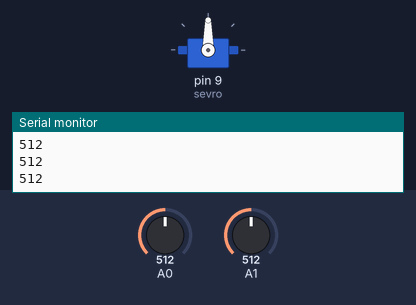
Simulated run of this sketch. Board: Arduino Uno, built with avr-gcc and run on an emulated ATmega328P. Shown: servo, the last lines printed to the serial monitor. The inputs (shaded band) are chosen by the test bench; at power-on: A0 = 512, A1 = 512.

Above: at 1.2 s.
1.3 s: A0 set to 586
2.8 s: A0 set to 608
At 3.47 s:
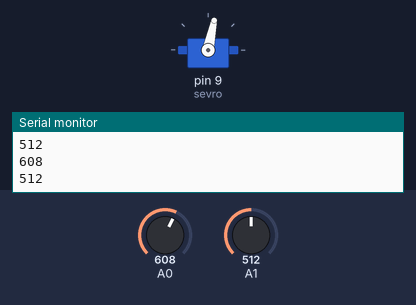
At 7.3 s:
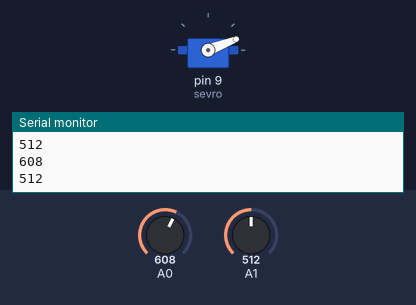
Timing chart, 0 to 8.8 s (numbered marks = the images above; inputs shaded):
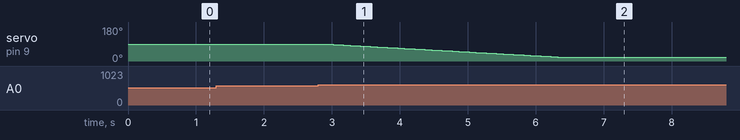

The sketch:

ay_i_e_i.ino
```cpp
#include<Servo.h>  //We're adding servo library.
int a =90;

Servo sevro;  //We assign a name for servo.

void setup() {
  Serial.begin(9600);
  sevro.attach(9);

  sevro.write(90);  //We're set the angle of the servo to 90.

}

void loop() {
  int ldr1 = analogRead(A0);  //We assign a name for Analog 0.
  Serial.println(ldr1);       //We're priting ldr1's value to serial port.
  int ldr2 = analogRead(A1);  //We assign a name for Analog 1.
  Serial.println(ldr2);      //We're priting ldr2's value to serial port.
  delay(100);


  if(ldr1 > 600 && ldr2 < 920){  //If ldr1's value is more than 600, we're set the angle of the servo to 20. You should set these values according to light power.
    while(a>21){
      a=a-1;
      sevro.write(a);
      delay(50);
      }
  }
  if(ldr1 < 600 && ldr2 > 920){  //If ldr2's value is more than 920, we're set the angle of the servo to 150. You should set these values according to light power.
    while(a<151){
      a=a+1;
      sevro.write(a);
      delay(50);
      }
  }
}
```

Measured:
- the behaviour switches between 600 and 601 on A0 (found by bisection; images 0 and 1)
- after the input at 2.8 s, servo on pin 9 (sevro): moves from 90° to 21° over 3.4 s, starting after 0.12 s
